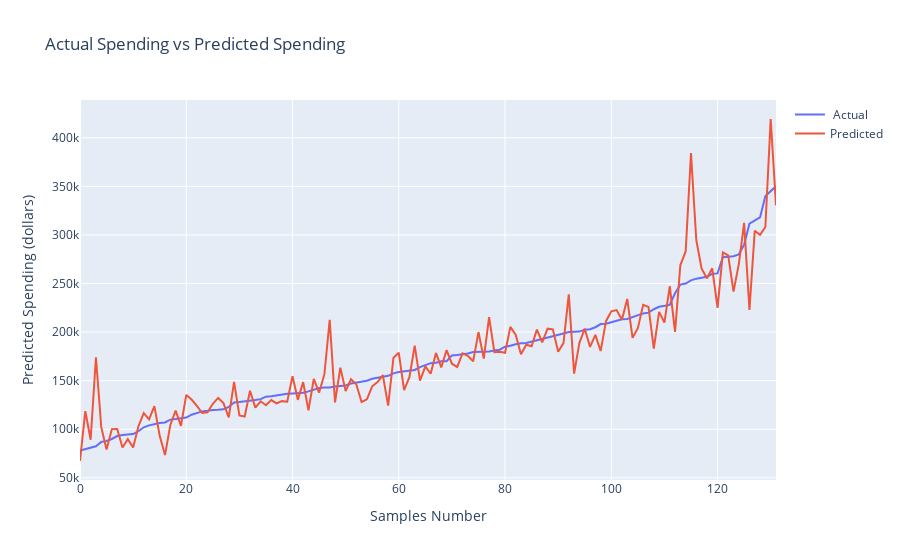

Write notebook code for a chart like this one.
### Code cell
# Create a line plot that shows the regression line

mapping = dict(zip(y_test, yhat))
sorted_mapping = dict(sorted(mapping.items()))

keys = list(sorted_mapping.keys())
values= list(sorted_mapping.values())
x = [i for i in range(len(yhat))]

trace1 = go.Scatter(
    x=x,
    y=keys,
    mode='lines',
    name=' Actual'
)

# Create a trace for the second line
trace2 = go.Scatter(
    x=x,
    y=values,
    mode='lines',
    name='Predicted'
)

# Create the data list containing both traces
data = [trace1, trace2]

# Create the layout
layout = go.Layout(
    title='Actual Spending vs Predicted Spending',
    xaxis=dict(title='Samples Number'),
    yaxis=dict(title='Predicted Spending (dollars)')
)

# Create the figure
fig = go.Figure(data=data, layout=layout)

# Show the figure
fig.show()

### Figure 1 — Plotly figure (JSON) as saved in the notebook; plotly's stock layout.template omitted (floating-point values rounded to 4 significant figures; data arrays with more than 128 entries replaced by an {"elided": "..."} marker saying what was removed)
{"data": [{"mode": "lines", "name": " Actual", "type": "scatter", "x": {"elided": "146 int values"}, "y": {"elided": "132 int values"}}, {"mode": "lines", "name": "Predicted", "type": "scatter", "x": {"elided": "146 int values"}, "y": {"elided": "132 float values"}}], "layout": {"title": {"text": "Actual Spending vs Predicted Spending"}, "xaxis": {"title": {"text": "Samples Number"}}, "yaxis": {"title": {"text": "Predicted Spending (dollars)"}}}}
